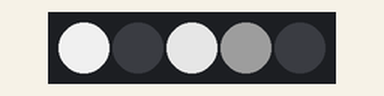
This sketch was run on a simulated Arduino Uno, built with avr-gcc and run on an emulated ATmega328P. Shown: 5 RGB LEDs in strip order, left to right. Dim RGB values are drawn brighter than linear; the strip is taken to match the declared colour order; random numbers use the default seed unless the sketch sets one.

Above: at 2.22 s.
At 3.68 s:
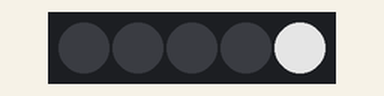
At 4.12 s:
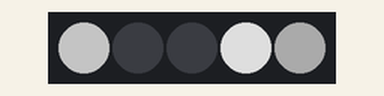
At 8.3 s:
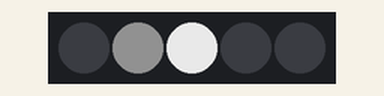
At 29.78 s:
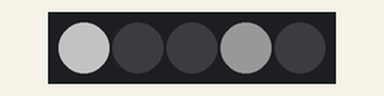
Timing chart, 0 to 31.7 s (numbered marks = the images above):
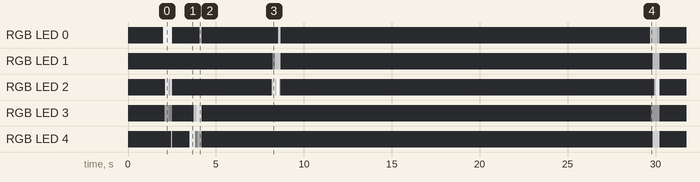

The sketch:

cloud-lightning.ino
```cpp
// (licence header left out)
#include <Adafruit_NeoPixel.h>

// Parameter 1 = number of pixels in strip
// Parameter 2 = pin number (most are valid)
// Parameter 3 = pixel type flags, add together as needed:
//   NEO_RGB     Pixels are wired for RGB bitstream
//   NEO_GRB     Pixels are wired for GRB bitstream
//   NEO_KHZ400  400 KHz bitstream (e.g. FLORA pixels)
//   NEO_KHZ800  800 KHz bitstream (e.g. High Density LED strip)
int NUM_LEDS = 5;
int LED_PIN = 6;
Adafruit_NeoPixel strip = Adafruit_NeoPixel(NUM_LEDS, LED_PIN, NEO_RGB + NEO_KHZ400);

const int HIGH_STRIKE_LIKELIHOOD = 5;
const int LOW_STRIKE_LIKELIHOOD = 10;
int currentDataPoint = 0;
int chance = LOW_STRIKE_LIKELIHOOD;

// Simple moving average plot
int NUM_Y_VALUES = 17;

float yValues[] = {
  0,
  7,
  10,
  9,
  7.1,
  7.5,
  7.4,
  12,
  15,
  10,
  0,
  3,
  3.5,
  4,
  1,
  7,
  1
};

float simple_moving_average_previous = 0;
float random_moving_average_previous = 0;

float (*functionPtrs[10])(); //the array of function pointers
int NUM_FUNCTIONS = 2;

void setup() {

  // Neopixel setup
  strip.begin();
  strip.show(); // Initialize all pixels to 'off'

  // initializes the array of function pointers.
  functionPtrs[0] = simple_moving_average;
  functionPtrs[1] = random_moving_average;
}

void loop() {
  if (random(chance) == 3) {
    int led = random(NUM_LEDS);
    for (int i = 0; i < 10; i++) {
      // Use this line to keep the lightning focused in one LED.
      // lightningStrike(led):
      // Use this line if you want the lightning to spread out among multiple LEDs.
      lightningStrike(random(NUM_LEDS));
    }
    // Once there's been one strike, I make it more likely that there will be a second.
    chance = HIGH_STRIKE_LIKELIHOOD;
  } else {
    chance = LOW_STRIKE_LIKELIHOOD;
  }
  turnAllPixelsOff();
  delay(1000);
}

void turnAllPixelsOff() {
  for (int i = 0; i < NUM_LEDS; i++) {
    strip.setPixelColor(i, 0);
  }
  strip.show();
}

void lightningStrike(int pixel) {
  float brightness = callFunction(random(NUM_FUNCTIONS));
  float scaledWhite = abs(brightness*500);

  strip.setPixelColor(pixel, strip.Color(scaledWhite, scaledWhite, scaledWhite));
  strip.show();
  delay(random(5, 100));
  currentDataPoint++;
  currentDataPoint = currentDataPoint%NUM_Y_VALUES;
}

float callFunction(int index) {
  return (*functionPtrs[index])(); //calls the function at the index of `index` in the array
}

// https://en.wikipedia.org/wiki/Moving_average#Simple_moving_average
float simple_moving_average() {
  uint32_t startingValue = currentDataPoint;
  uint32_t endingValue = (currentDataPoint+1)%NUM_Y_VALUES;
  float simple_moving_average_current = simple_moving_average_previous +
                                  (yValues[startingValue])/NUM_Y_VALUES -
                                  (yValues[endingValue])/NUM_Y_VALUES;

  simple_moving_average_previous = simple_moving_average_current;
  return simple_moving_average_current;
}


// Same as simple moving average, but with randomly-generated data points.
float random_moving_average() {
  float firstValue = random(1, 10);
  float secondValue = random(1, 10);
  float random_moving_average_current = random_moving_average_previous +
                                  firstValue/NUM_Y_VALUES -
                                  secondValue/NUM_Y_VALUES;
  random_moving_average_previous = random_moving_average_current;

  return random_moving_average_current;
}
```

Measured:
- by itself, RGB LED 0: off → RGB(205, 205, 205) at 2.0 s, → off 0.52 s later, → RGB(93, 93, 93) 1.5 s later, → off 0.12 s later, … (11 changes in this stretch)
- by itself, RGB LED 3: off → RGB(29, 29, 29) at 2.1 s, → RGB(8, 8, 8) 0.23 s later, → off 0.20 s later, → RGB(85, 85, 85) 1.2 s later, … (8 changes in this stretch)
